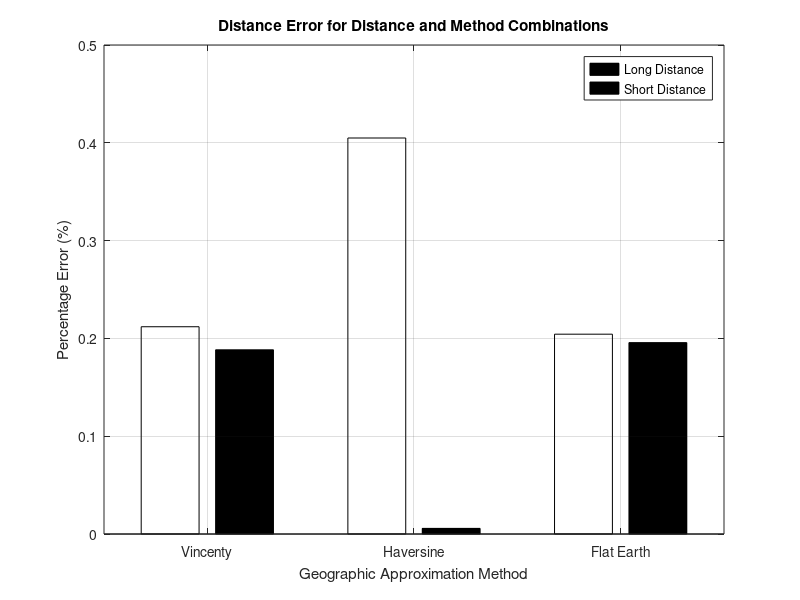

This figure's MATLAB source: (Note: this script raises an error after producing the figure.)
%% Accuracy Performance

% Google Maps

gms = 1540;
gml = 77380;

vsc = 1543.26353302214;
vsl = 1543.26353302214;
vsn = 1543.26353302214;

vlc = 77234.2429423838;
vll = 77234.2429423838;
vln = 77234.2429423838;

hsc = 1546.23561003113;
hsl = 1546.23561003113;
hsn = 1546.23561003113;

hlc = 77384.4461047293;
hll = 77384.4461047293;
hln = 77384.4461047293;

fsc = 1543.14641977403;
fsl = 1543.14641977403;
fsn = 1543.14641977403;

flc = 77228.5570718058;
fll = 77228.5570718058;
fln = 77228.5570718058;

%% Accuracy calc.

avsc = abs(((vsc-gms)/gms))*100;

avlc = abs(((vlc-gml)/gml))*100;

ahsc = abs(((hsc-gms)/gms))*100;

ahlc = abs(((hlc-gml)/gml))*100;

afsc = abs(((fsc-gms)/gms))*100;

aflc = abs(((flc-gml)/gml))*100;

%% Bar

x = {'Vincenty' ,'Haversine' ,'Flat Earth'};
y = [avsc avlc; ahsc ahlc; afsc aflc];

figure('Color','white');    
b = bar(y,'FaceColor','flat');
grid on

% Labels
set(gca,'xticklabel',x);
xlabel('Geographic Approximation Method');
ylabel('Percentage Error (%)');
title('Distance Error for Distance and Method Combinations');
legend({'Long Distance','Short Distance'})

%Colours
b(1).FaceColor = [0 1 0.8];
b(2).FaceColor = [.2 .8 .7];


